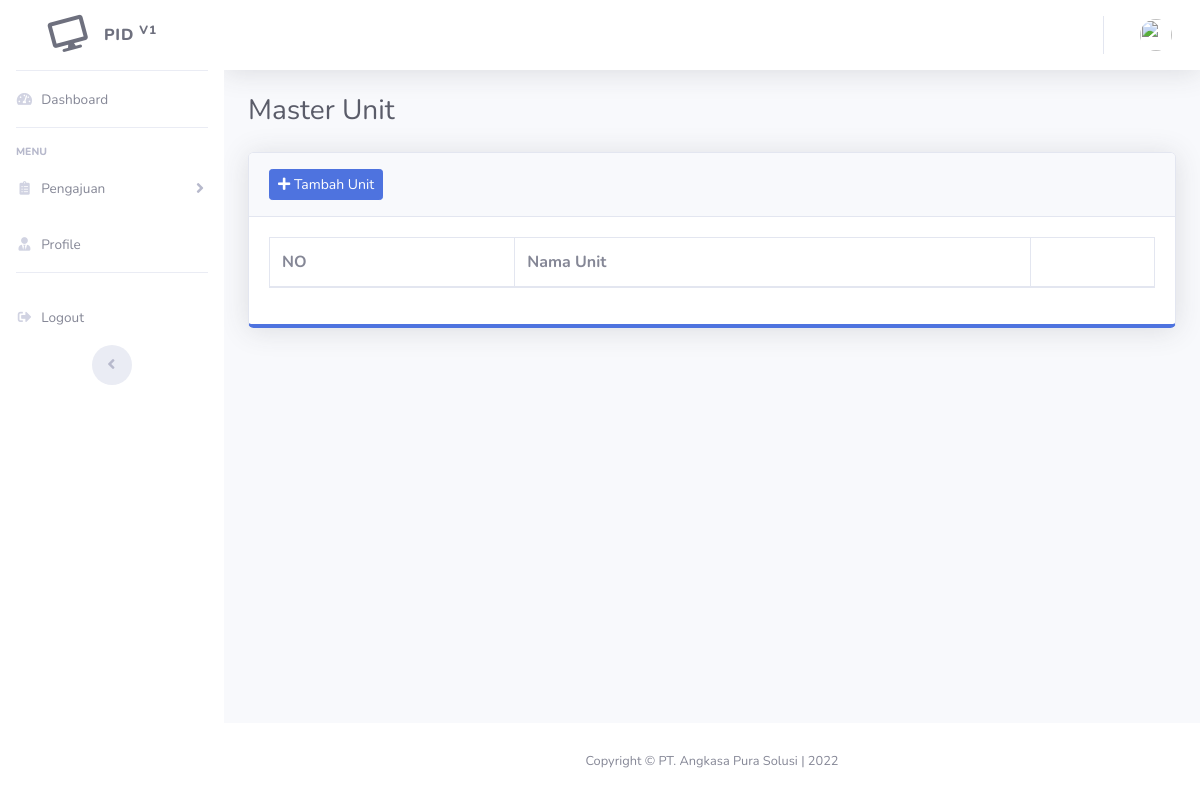
/index.php/master/unit, run on an earlier commit of the app's database.
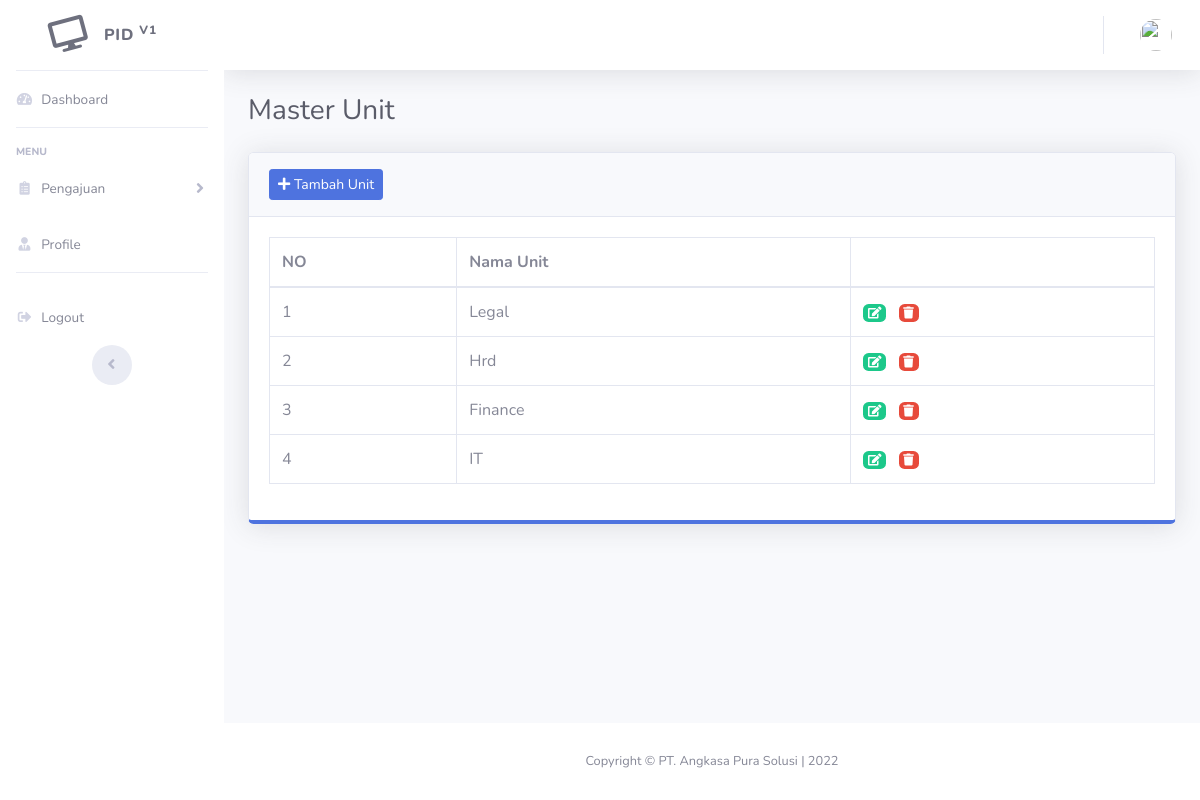
And on a later commit of the database.
### tables this page shows
CREATE TABLE `tb_unit` (
  `id_unit` int(11) NOT NULL,
  `nama_unit` varchar(225) NOT NULL
);

### application/controllers/master/Unit.php (called while the page is built, shortened)
<?php
class Unit extends CI_Controller
{
    public function __construct()
    {
        $this->load->model('Core_Model', 'core');
    }
    public function index()
    {
        $data = [
            'title' => 'Master Unit',
            'unit' => $this->core->get('tb_unit', ['select_by' => 'id_unit', 'order_by' => 'DESC']),
        ];
        $this->load->view('layout/header', $data);
        $this->load->view('layout/sidebar');
        $this->load->view('layout/topbar');
        $this->load->view('master/unit/index', $data);
        $this->load->view('layout/footer');
    }
}

### index.php (called while the page is built, shortened)
<?php
require_once BASEPATH.'core/CodeIgniter.php';

### application/models/Core_Model.php (called while the page is built, shortened)
<?php
class Core_Model extends CI_Model
{
	public function get($table, $order = null)
	{
		$this->db->select('*');
		$this->db->from($table);
		if ($order != null) {
			$this->db->order_by($order['select_by'], $order['order_by']);
		}
		return $this->db->get()->result();
	}
}

### application/views/master/unit/index.php (the view)
<div class="container-fluid">
	<div class="d-sm-flex align-items-center justify-content-between mb-4">
		<h1 class="h3 mb-0 text-gray-800"><?= $title ?></h1>
	</div>
	<div class="row">
		<div class="col-lg">
			<div class="card shadow mb-4 border-bottom-primary">
				<div class="card-header py-3">
					<h6 class="m-0 font-weight-bold"><a href="<?= base_url('master/unit/tambah') ?>" class="btn btn-sm btn-primary"><i class="fas fa-plus"></i> Tambah Unit</a></h6>
				</div>
				<div class="card-body">
					<div class="table-responsive">
						<table class="table table-bordered" id="dataTable" width="100%" cellspacing="0">
							<thead>
								<tr>
									<th>NO</th>
									<th>Nama Unit</th>
									<th></th>
								</tr>
							</thead>
							<tbody>
								<?php
								$no = 1;
								foreach ($unit as $u) :
								?>
									<tr>
										<td><?= $no++ ?></td>
										<td><?= $u->nama_unit ?></td>
										<td>
											<a href="<?=base_url('master/unit/ubah/') . $u->id_unit;?>" class="badge badge-success mr-2" data-toggle="tooltip" data-placement="left" title="Ubah"><i class="fas fa-edit"></i></a>
											<a href="<?=base_url('master/unit/hapus/') . $u->id_unit;?>" class="badge badge-danger" data-toggle="tooltip" data-placement="left" title="Hapus"><i class="fas fa-trash"></i></a>
										</td>
									</tr>
								<?php endforeach; ?>
							</tbody>
						</table>
					</div>
				</div>
			</div>
		</div>
	</div>
</div>

What changed in the data, as far as the page shows it:
added tb_unit: nama_unit "Legal"
added tb_unit: nama_unit "Hrd"
added tb_unit: nama_unit "Finance"
added tb_unit: nama_unit "IT"
